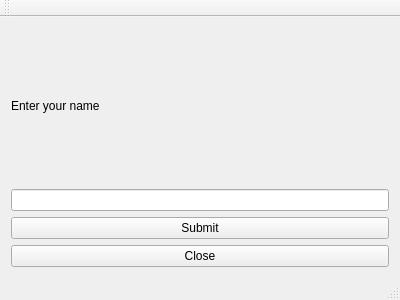
<?xml version="1.0" encoding="UTF-8"?>
<ui version="4.0">
 <class>MainWindow</class>
 <widget class="QMainWindow" name="MainWindow">
  <property name="geometry">
   <rect>
    <x>0</x>
    <y>0</y>
    <width>400</width>
    <height>300</height>
   </rect>
  </property>
  <property name="windowTitle">
   <string>MainWindow</string>
  </property>
  <widget class="QWidget" name="centralWidget">
   <layout class="QVBoxLayout" name="verticalLayout">
    <item>
     <widget class="QLabel" name="label">
      <property name="text">
       <string>Enter your name</string>
      </property>
     </widget>
    </item>
    <item>
     <widget class="QLineEdit" name="lineEdit"/>
    </item>
    <item>
     <widget class="QPushButton" name="btnSubmit">
      <property name="text">
       <string>Submit</string>
      </property>
     </widget>
    </item>
    <item>
     <widget class="QPushButton" name="btnClose">
      <property name="text">
       <string>Close</string>
      </property>
     </widget>
    </item>
   </layout>
  </widget>
  <widget class="QMenuBar" name="menuBar">
   <property name="geometry">
    <rect>
     <x>0</x>
     <y>0</y>
     <width>400</width>
     <height>22</height>
    </rect>
   </property>
  </widget>
  <widget class="QToolBar" name="mainToolBar">
   <attribute name="toolBarArea">
    <enum>TopToolBarArea</enum>
   </attribute>
   <attribute name="toolBarBreak">
    <bool>false</bool>
   </attribute>
  </widget>
  <widget class="QStatusBar" name="statusBar"/>
 </widget>
 <layoutdefault spacing="6" margin="11"/>
 <resources/>
 <connections>
  <connection>
   <sender>btnClose</sender>
   <signal>clicked()</signal>
   <receiver>MainWindow</receiver>
   <slot>close()</slot>
   <hints>
    <hint type="sourcelabel">
     <x>253</x>
     <y>257</y>
    </hint>
    <hint type="destinationlabel">
     <x>253</x>
     <y>319</y>
    </hint>
   </hints>
  </connection>
 </connections>
</ui>
